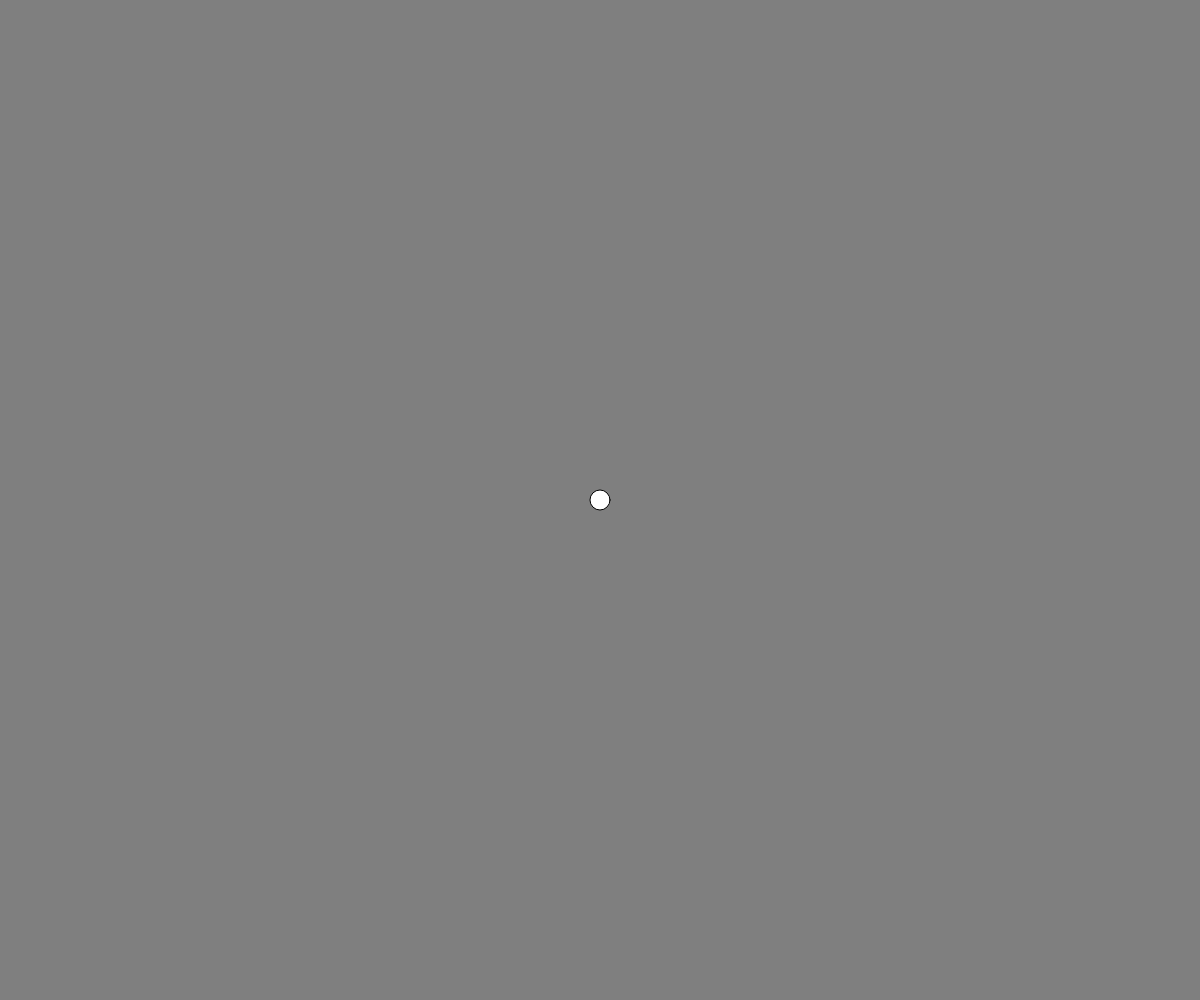
Frame 1 (no input)
Frame 60 (no input): blank canvas, image omitted
Frame 120 (the mouse pressed at the canvas centre since frame 60): blank canvas, image omitted

The p5.js sketch that drew this single still picture (run headless with seeded random() and noise() and a simulated clock; from frame 60 on, the mouse is pressed at the canvas centre):

// p5.js sketch
// ── sketch.js
var maxCircleSize = 20
var phase = 0, speed = 0.03;

function setup() {
	createCanvas(windowWidth, windowHeight);
}

function draw() {
  background(127);
  var x = width/2;
  var y = height/2 + sin(phase) * 50;
  phase = frameCount * speed;
  var sizeOffset = (cos(phase) + 1) * 0.5;
  var circleSize = sizeOffset * maxCircleSize;
  
  ellipse(x, y, circleSize, circleSize);
}
